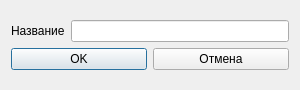
<?xml version="1.0" encoding="UTF-8"?>
<ui version="4.0">
 <class>createGroup</class>
 <widget class="QDialog" name="createGroup">
  <property name="geometry">
   <rect>
    <x>0</x>
    <y>0</y>
    <width>300</width>
    <height>90</height>
   </rect>
  </property>
  <property name="minimumSize">
   <size>
    <width>300</width>
    <height>90</height>
   </size>
  </property>
  <property name="maximumSize">
   <size>
    <width>300</width>
    <height>90</height>
   </size>
  </property>
  <property name="windowTitle">
   <string>createGroup</string>
  </property>
  <layout class="QGridLayout" name="gridLayout_2">
   <item row="0" column="0">
    <layout class="QGridLayout" name="gridLayout">
     <item row="0" column="0">
      <layout class="QHBoxLayout" name="horizontalLayout">
       <item>
        <widget class="QLabel" name="label">
         <property name="text">
          <string>Название</string>
         </property>
        </widget>
       </item>
       <item>
        <widget class="QLineEdit" name="lineEdit"/>
       </item>
      </layout>
     </item>
     <item row="1" column="0">
      <layout class="QHBoxLayout" name="horizontalLayout_2">
       <item>
        <widget class="QPushButton" name="pushButton">
         <property name="text">
          <string>OK</string>
         </property>
        </widget>
       </item>
       <item>
        <widget class="QPushButton" name="pushButton_2">
         <property name="text">
          <string>Отмена</string>
         </property>
        </widget>
       </item>
      </layout>
     </item>
    </layout>
   </item>
  </layout>
 </widget>
 <layoutdefault spacing="6" margin="11"/>
 <resources/>
 <connections/>
</ui>
